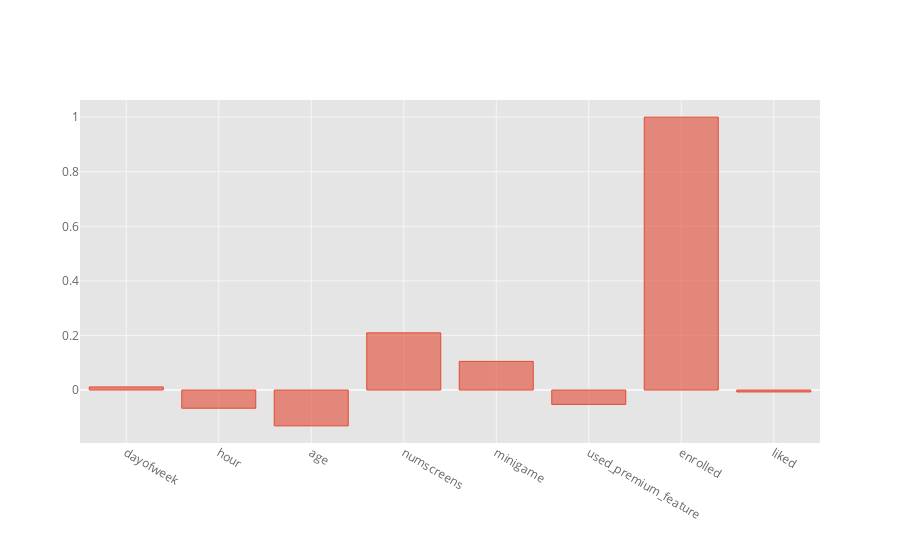

Notebook source saved alongside this figure:
### Code cell
dataset2.corrwith(dataset2['enrolled']).iplot('bar',theme='ggplot')

### Figure 1 — Plotly figure (JSON) as saved in the notebook; plotly's stock layout.template omitted (floating-point values rounded to 4 significant figures)
{"data": [{"marker": {"color": "rgba(226, 74, 51, 0.6)", "line": {"color": "rgba(226, 74, 51, 1.0)", "width": 1}}, "name": "None", "orientation": "v", "text": "", "type": "bar", "x": ["dayofweek", "hour", "age", "numscreens", "minigame", "used_premium_feature", "enrolled", "liked"], "y": [0.01133, -0.06669, -0.1313, 0.2095, 0.105, -0.0527, 1, -0.007022]}], "layout": {"legend": {"bgcolor": "#FFFFFF", "font": {"color": "#666666"}}, "paper_bgcolor": "#FFFFFF", "plot_bgcolor": "#E5E5E5", "title": {"font": {"color": "#151516"}}, "xaxis": {"gridcolor": "#F6F6F6", "showgrid": true, "tickfont": {"color": "#666666"}, "title": {"font": {"color": "#666666"}, "text": ""}, "zerolinecolor": "#F6F6F6"}, "yaxis": {"gridcolor": "#F6F6F6", "showgrid": true, "tickfont": {"color": "#666666"}, "title": {"font": {"color": "#666666"}, "text": ""}, "zerolinecolor": "#F6F6F6"}}}
